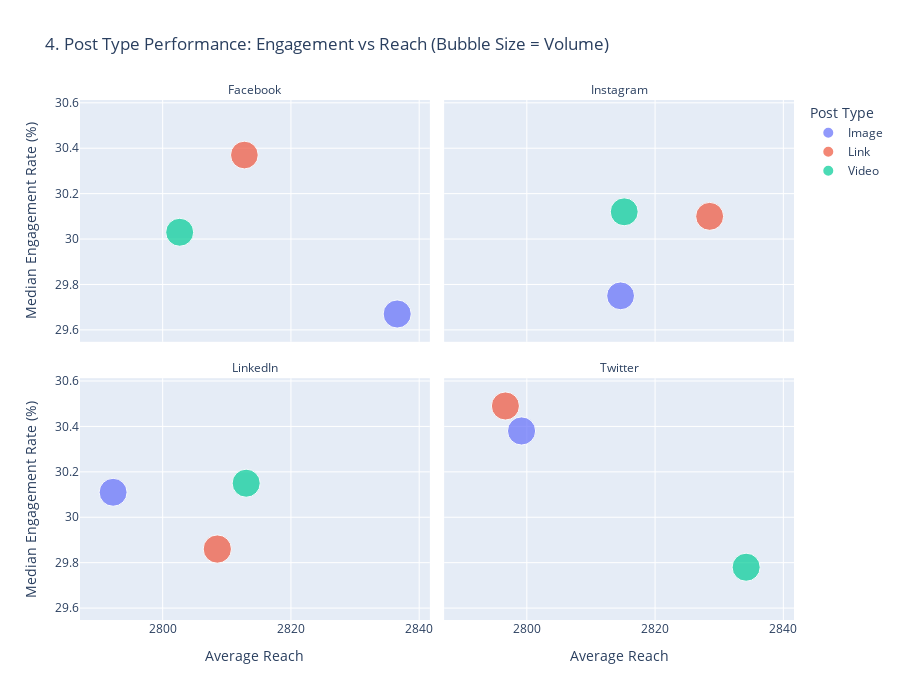

Notebook code for this chart:
### Markdown cell above
## 4️⃣ Post Type ROI Analysis
**Question:** Which post types give the best return on investment?

### Code cell
post_type_analysis = feat_df.groupby(['Platform', 'Post Type']).agg({
    'True Engagement Rate': ['median', 'mean'],
    'Reach': 'mean',
    'Virality Score v2': 'median',
    'Post ID': 'count'
}).round(2)
post_type_analysis.columns = ['Median_Engagement', 'Mean_Engagement', 'Avg_Reach', 'Median_Virality', 'Post_Count']
post_type_analysis = post_type_analysis.reset_index()

fig = px.scatter(
    post_type_analysis,
    x='Avg_Reach',
    y='Median_Engagement',
    size='Post_Count',
    color='Post Type',
    facet_col='Platform',
    facet_col_wrap=2,
    title='4. Post Type Performance: Engagement vs Reach (Bubble Size = Volume)',
    labels={'Avg_Reach': 'Average Reach', 'Median_Engagement': 'Median Engagement Rate (%)'},
    height=700,
    hover_data=['Post_Count', 'Median_Virality']
)
fig.update_traces(marker=dict(line=dict(width=1, color='white')))
fig.for_each_annotation(lambda a: a.update(text=a.text.split("=")[-1]))
fig.show()

### Figure 1 — Plotly figure (JSON) as saved in the notebook; plotly's stock layout.template omitted (floating-point values rounded to 4 significant figures)
{"data": [{"customdata": [[8153.0, -0.2]], "hovertemplate": "Post Type=Image<br>Platform=Facebook<br>Average Reach=%{x}<br>Median Engagement Rate (%)=%{y}<br>Post_Count=%{customdata[0]}<br>Median_Virality=%{customdata[1]}<extra></extra>", "legendgroup": "Image", "marker": {"color": "#636efa", "line": {"color": "white", "width": 1}, "size": [8153], "sizemode": "area", "sizeref": 20.63, "symbol": "circle"}, "mode": "markers", "name": "Image", "orientation": "v", "showlegend": true, "type": "scatter", "x": [2837.0], "xaxis": "x3", "y": [29.67], "yaxis": "y3"}, {"customdata": [[7995.0, -0.2]], "hovertemplate": "Post Type=Image<br>Platform=Instagram<br>Average Reach=%{x}<br>Median Engagement Rate (%)=%{y}<br>Post_Count=%{customdata[0]}<br>Median_Virality=%{customdata[1]}<extra></extra>", "legendgroup": "Image", "marker": {"color": "#636efa", "line": {"color": "white", "width": 1}, "size": [7995], "sizemode": "area", "sizeref": 20.63, "symbol": "circle"}, "mode": "markers", "name": "Image", "orientation": "v", "showlegend": false, "type": "scatter", "x": [2815.0], "xaxis": "x4", "y": [29.75], "yaxis": "y4"}, {"customdata": [[8050.0, -0.2]], "hovertemplate": "Post Type=Image<br>Platform=LinkedIn<br>Average Reach=%{x}<br>Median Engagement Rate (%)=%{y}<br>Post_Count=%{customdata[0]}<br>Median_Virality=%{customdata[1]}<extra></extra>", "legendgroup": "Image", "marker": {"color": "#636efa", "line": {"color": "white", "width": 1}, "size": [8050], "sizemode": "area", "sizeref": 20.63, "symbol": "circle"}, "mode": "markers", "name": "Image", "orientation": "v", "showlegend": false, "type": "scatter", "x": [2792.0], "xaxis": "x", "y": [30.11], "yaxis": "y"}, {"customdata": [[8184.0, -0.19]], "hovertemplate": "Post Type=Image<br>Platform=Twitter<br>Average Reach=%{x}<br>Median Engagement Rate (%)=%{y}<br>Post_Count=%{customdata[0]}<br>Median_Virality=%{customdata[1]}<extra></extra>", "legendgroup": "Image", "marker": {"color": "#636efa", "line": {"color": "white", "width": 1}, "size": [8184], "sizemode": "area", "sizeref": 20.63, "symbol": "circle"}, "mode": "markers", "name": "Image", "orientation": "v", "showlegend": false, "type": "scatter", "x": [2799.0], "xaxis": "x2", "y": [30.38], "yaxis": "y2"}, {"customdata": [[7927.0, -0.19]], "hovertemplate": "Post Type=Link<br>Platform=Facebook<br>Average Reach=%{x}<br>Median Engagement Rate (%)=%{y}<br>Post_Count=%{customdata[0]}<br>Median_Virality=%{customdata[1]}<extra></extra>", "legendgroup": "Link", "marker": {"color": "#EF553B", "line": {"color": "white", "width": 1}, "size": [7927], "sizemode": "area", "sizeref": 20.63, "symbol": "circle"}, "mode": "markers", "name": "Link", "orientation": "v", "showlegend": true, "type": "scatter", "x": [2813.0], "xaxis": "x3", "y": [30.37], "yaxis": "y3"}, {"customdata": [[8058.0, -0.21]], "hovertemplate": "Post Type=Link<br>Platform=Instagram<br>Average Reach=%{x}<br>Median Engagement Rate (%)=%{y}<br>Post_Count=%{customdata[0]}<br>Median_Virality=%{customdata[1]}<extra></extra>", "legendgroup": "Link", "marker": {"color": "#EF553B", "line": {"color": "white", "width": 1}, "size": [8058], "sizemode": "area", "sizeref": 20.63, "symbol": "circle"}, "mode": "markers", "name": "Link", "orientation": "v", "showlegend": false, "type": "scatter", "x": [2829.0], "xaxis": "x4", "y": [30.1], "yaxis": "y4"}, {"customdata": [[8251.0, -0.19]], "hovertemplate": "Post Type=Link<br>Platform=LinkedIn<br>Average Reach=%{x}<br>Median Engagement Rate (%)=%{y}<br>Post_Count=%{customdata[0]}<br>Median_Virality=%{customdata[1]}<extra></extra>", "legendgroup": "Link", "marker": {"color": "#EF553B", "line": {"color": "white", "width": 1}, "size": [8251], "sizemode": "area", "sizeref": 20.63, "symbol": "circle"}, "mode": "markers", "name": "Link", "orientation": "v", "showlegend": false, "type": "scatter", "x": [2809.0], "xaxis": "x", "y": [29.86], "yaxis": "y"}, {"customdata": [[8137.0, -0.18]], "hovertemplate": "Post Type=Link<br>Platform=Twitter<br>Average Reach=%{x}<br>Median Engagement Rate (%)=%{y}<br>Post_Count=%{customdata[0]}<br>Median_Virality=%{customdata[1]}<extra></extra>", "legendgroup": "Link", "marker": {"color": "#EF553B", "line": {"color": "white", "width": 1}, "size": [8137], "sizemode": "area", "sizeref": 20.63, "symbol": "circle"}, "mode": "markers", "name": "Link", "orientation": "v", "showlegend": false, "type": "scatter", "x": [2797.0], "xaxis": "x2", "y": [30.49], "yaxis": "y2"}, {"customdata": [[8086.0, -0.2]], "hovertemplate": "Post Type=Video<br>Platform=Facebook<br>Average Reach=%{x}<br>Median Engagement Rate (%)=%{y}<br>Post_Count=%{customdata[0]}<br>Median_Virality=%{customdata[1]}<extra></extra>", "legendgroup": "Video", "marker": {"color": "#00cc96", "line": {"color": "white", "width": 1}, "size": [8086], "sizemode": "area", "sizeref": 20.63, "symbol": "circle"}, "mode": "markers", "name": "Video", "orientation": "v", "showlegend": true, "type": "scatter", "x": [2803.0], "xaxis": "x3", "y": [30.03], "yaxis": "y3"}, {"customdata": [[8046.0, -0.2]], "hovertemplate": "Post Type=Video<br>Platform=Instagram<br>Average Reach=%{x}<br>Median Engagement Rate (%)=%{y}<br>Post_Count=%{customdata[0]}<br>Median_Virality=%{customdata[1]}<extra></extra>", "legendgroup": "Video", "marker": {"color": "#00cc96", "line": {"color": "white", "width": 1}, "size": [8046], "sizemode": "area", "sizeref": 20.63, "symbol": "circle"}, "mode": "markers", "name": "Video", "orientation": "v", "showlegend": false, "type": "scatter", "x": [2815.0], "xaxis": "x4", "y": [30.12], "yaxis": "y4"}, {"customdata": [[8133.0, -0.2]], "hovertemplate": "Post Type=Video<br>Platform=LinkedIn<br>Average Reach=%{x}<br>Median Engagement Rate (%)=%{y}<br>Post_Count=%{customdata[0]}<br>Median_Virality=%{customdata[1]}<extra></extra>", "legendgroup": "Video", "marker": {"color": "#00cc96", "line": {"color": "white", "width": 1}, "size": [8133], "sizemode": "area", "sizeref": 20.63, "symbol": "circle"}, "mode": "markers", "name": "Video", "orientation": "v", "showlegend": false, "type": "scatter", "x": [2813.0], "xaxis": "x", "y": [30.15], "yaxis": "y"}, {"customdata": [[8139.0, -0.2]], "hovertemplate": "Post Type=Video<br>Platform=Twitter<br>Average Reach=%{x}<br>Median Engagement Rate (%)=%{y}<br>Post_Count=%{customdata[0]}<br>Median_Virality=%{customdata[1]}<extra></extra>", "legendgroup": "Video", "marker": {"color": "#00cc96", "line": {"color": "white", "width": 1}, "size": [8139], "sizemode": "area", "sizeref": 20.63, "symbol": "circle"}, "mode": "markers", "name": "Video", "orientation": "v", "showlegend": false, "type": "scatter", "x": [2834.0], "xaxis": "x2", "y": [29.78], "yaxis": "y2"}], "layout": {"annotations": [{"font": {}, "showarrow": false, "text": "LinkedIn", "x": 0.245, "xanchor": "center", "xref": "paper", "y": 0.465, "yanchor": "bottom", "yref": "paper"}, {"font": {}, "showarrow": false, "text": "Twitter", "x": 0.755, "xanchor": "center", "xref": "paper", "y": 0.465, "yanchor": "bottom", "yref": "paper"}, {"font": {}, "showarrow": false, "text": "Facebook", "x": 0.245, "xanchor": "center", "xref": "paper", "y": 1.0, "yanchor": "bottom", "yref": "paper"}, {"font": {}, "showarrow": false, "text": "Instagram", "x": 0.755, "xanchor": "center", "xref": "paper", "y": 1.0, "yanchor": "bottom", "yref": "paper"}], "height": 700, "legend": {"itemsizing": "constant", "title": {"text": "Post Type"}, "tracegroupgap": 0}, "title": {"text": "4. Post Type Performance: Engagement vs Reach (Bubble Size = Volume)"}, "xaxis": {"anchor": "y", "domain": [0, 0.49], "title": {"text": "Average Reach"}}, "xaxis2": {"anchor": "y2", "domain": [0.51, 1], "matches": "x", "title": {"text": "Average Reach"}}, "xaxis3": {"anchor": "y3", "domain": [0, 0.49], "matches": "x", "showticklabels": false}, "xaxis4": {"anchor": "y4", "domain": [0.51, 1], "matches": "x", "showticklabels": false}, "yaxis": {"anchor": "x", "domain": [0, 0.465], "title": {"text": "Median Engagement Rate (%)"}}, "yaxis2": {"anchor": "x2", "domain": [0, 0.465], "matches": "y", "showticklabels": false}, "yaxis3": {"anchor": "x3", "domain": [0.535, 1.0], "matches": "y", "title": {"text": "Median Engagement Rate (%)"}}, "yaxis4": {"anchor": "x4", "domain": [0.535, 1.0], "matches": "y", "showticklabels": false}}}
